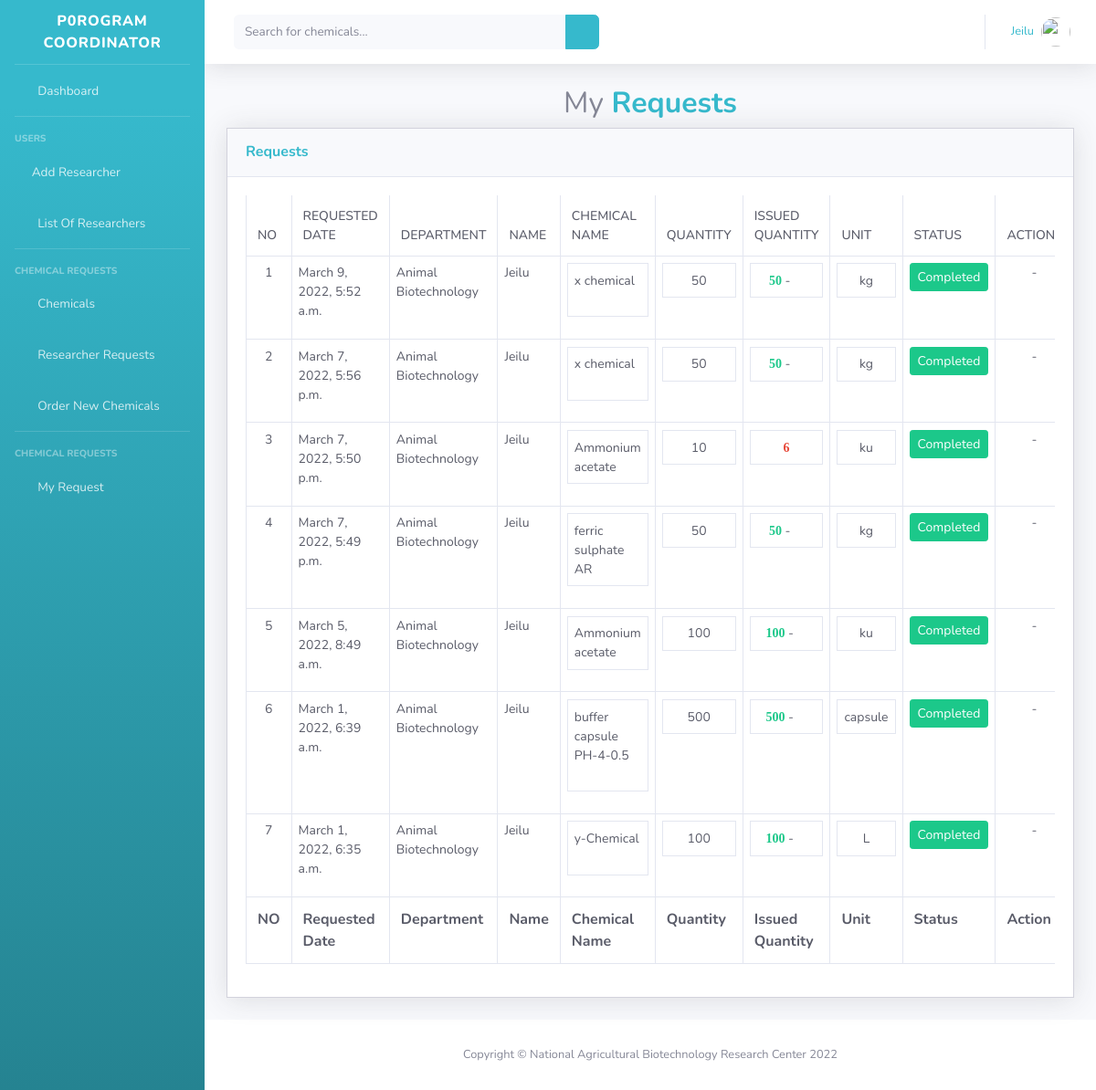
Before: /chemical/myRequest/ (signed in) with the older database file.
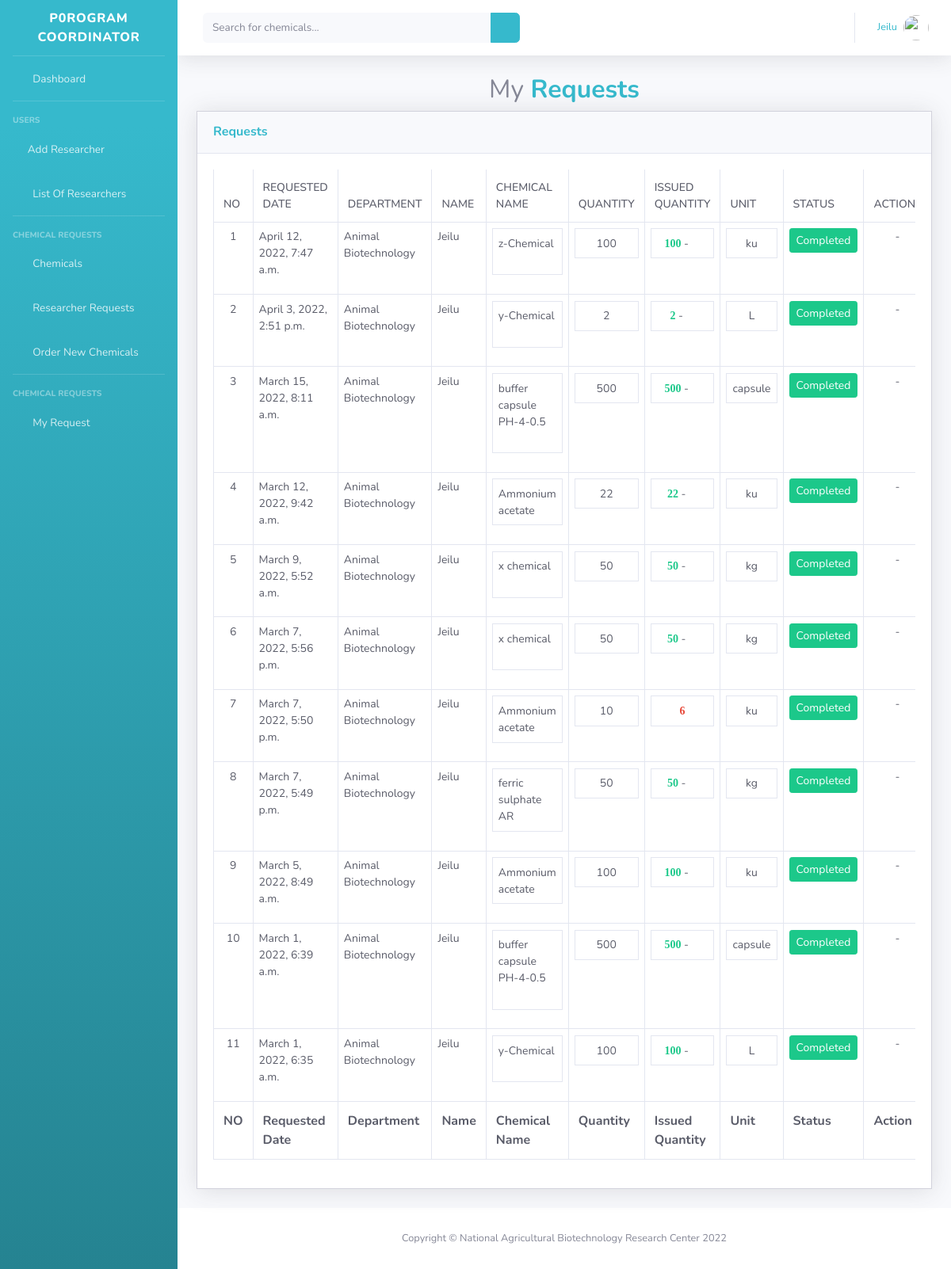
After: the same page with the newer database file.
### chemical/models.py (models this page shows, shortened)
class Request(models.Model):
    user = models.ForeignKey(User,on_delete=models.CASCADE)
    chemicals = models.ManyToManyField(RequestChemical)
    start_date = models.DateTimeField(auto_now_add=True)
    ordered_date = models.DateTimeField(auto_now_add=True)
    requested = models.BooleanField(default=False)
    department = models.CharField(max_length=100, null=True)
    deptRequest = models.BooleanField(default=False)
    confirmed = models.BooleanField(default=False)
    received = models.BooleanField(default=False)
    deny = models.BooleanField(default=False)
    checked = models.BooleanField(default=False)
    pin = models.CharField(max_length=4)
    class Meta:
        ordering = ['-ordered_date' ,'-received']

class RequestChemical(models.Model):
    user = models.ForeignKey(User,on_delete=models.CASCADE)
    requested = models.BooleanField(default=False)
    chemical = models.ForeignKey(Chemical, on_delete=models.CASCADE)
    quantity = models.IntegerField(default=1)
    issuedquantity = models.IntegerField(default=0)
    recieved = models.BooleanField(default=False)

class Chemical(models.Model):
    name = models.CharField(max_length=100)
    quantity = models.IntegerField(default=0)
    unit = models.CharField(max_length=30)
    company = models.CharField(max_length=100)
    description = models.CharField(max_length=100)

### chemical/views.py (the view)
# urls.py: path('myRequest/',myRequest.as_view(), name= "myRequest"),
class myRequest(LoginRequiredMixin,View):
    def get(self, *args, **kwargs):
        request_qs = Request.objects.filter(user=self.request.user, requested=True)
        if request_qs.exists():
            request = request_qs[0]
        else:
            request = []
        context = { 'obj': Request.objects.filter(user=self.request.user,requested=True)}
        return render(self.request, 'my_request.html', context)

### chemical/templatetags/cart_template_tags.py (called while the page is built)
@register.filter
def cart_item_count(user):
    if user.is_authenticated:
        qs = Request.objects.filter(user=user, requested=False)
        if qs.exists():
            return qs[0].chemicals.count()
    return 0

### templates/my_request.html (shortened to what the changed rows need)
{% extends 'main.html'%}
{% block content %}
<div class="container-fluid">
    <div class="text-center">
        <h2>My<strong class="text-info"> Requests</strong> </h2>
      </div>
<div class="card shadow mb-4">
    <div class="card-body">
        <div class="table-responsive">
            <table class="table table-bordered text-gray-800 " id="dataTable" width="100%" cellspacing="0">
                <thead>
                 <tr>
                <th>NO</th>
                <th>Requested Date</th>
                <th>Department</th>
                <th>Name</th>
                <th>Chemical Name</th>
                <th>Quantity</th>
                <th>Issued Quantity</th>
                <th>Unit</th>
                <th>Status</th>
                <th>Action </th>
            </tr>
        </thead>
        <tfoot>
            <tr>
                <th>NO</th>
                <th>Requested Date</th>
                <th>Department</th>
                <th>Name</th>
                <th>Chemical Name</th>
                <th>Quantity</th>
                <th>Issued Quantity</th>
                <th>Unit</th>
                <th>Status</th>
                <th>Action</th>
            </tr>
        </tfoot>
        <tbody>
         {% for requests in obj%}
            <tr >
                <td align="center">{{forloop.counter }}</td>
                <td>{{requests.ordered_date}}</td>
                <td>{{requests.department}}</td>
                <td>{{requests.user.username}}</td>
                <td>
                    <table class="table table-bordered text-gray-800">
                {% for requestedchemical in requests.chemicals.all %}
                    <tr >
                <td>{{requestedchemical.chemical.name}} &nbsp;
                    {%if requestedchemical.recieved == True%}
                    <i class="fas fa-check-circle fa-1x text-success"></i>
                    {%elif requestedchemical.recieved == False %}
                    <i class="fas fa-minus-circle fa-1x text-danger"></i>
                    {%endif%}
                </td>
                    </tr>
                {% endfor %}
                </table>
                </td>
                <td>
                    <table  class="table table-bordered text-gray-800">
                        {% for requestedchemical in requests.chemicals.all %}
                    <tr align="center">
                        <td>{{requestedchemical.quantity}}</td>
                    </tr>
                         {% endfor %}
                    </table>
                </td>
                   <td>
                    <table  class="table table-bordered text-gray-800">
                        {% for requestedchemical in requests.chemicals.all %}
                    <tr align="center">
                        <td>
                            {%if requestedchemical.quantity == requestedchemical.issuedquantity %}
                            <i class="fas fa-success fa-1x text-success">{{requestedchemical.issuedquantity}}</i> - <i class="fas fa-check-circle fa-1x text-success"></i>
                            {%elif requestedchemical.quantity > requestedchemical.issuedquantity %}
                                {% if requestedchemical.issuedquantity == 0 %}
                                {{requestedchemical.issuedquantity}}
                                {%else%}
                                <i class="fas fa-success fa-1x text-danger">{{requestedchemical.issuedquantity}}</i>
                                {%endif%}
                            {%endif%}
                            </td>
                    </tr>
                         {% endfor %}
                    </table>
                </td>
                <td>
                    <table class="table table-bordered text-gray-800" >
                        {% for requestedchemical in requests.chemicals.all %}
                    <tr align="center">
                        <td>{{requestedchemical.chemical.unit}}</td>
                    </tr>
                         {% endfor %}
                    </table>
                </td>
                <td>
                    {% if requests.received  %}
                    <span class="btn btn-success btn-sm">Completed</span> &nbsp;
                    {% elif requests.deny == True %}
                    <span class="btn btn-danger btn-sm">Request Denied</span> &nbsp;
                    {% elif requests.confirmed %}
                    <span class="btn btn-warning btn-sm">Confirmed</span> &nbsp;
                    {% elif requests.confirmed == False %}
                    <span class="btn btn-info btn-sm">Pending</span> &nbsp;
                    {%endif%}
                </td>
                <td align="center">
                    {% if requests.received %}
                    -
                    {% elif requests.received == False %}
                    <a href="{% url 'removeRequest' requests.id %}" >
                   <i class="fas fa-trash fa-1x text-danger"></i>
               </a>
               {%endif%}
                </td>
                </tr>
                {%empty%}
                <tr>
                    <td colspan='5'>You Dont have any requests</td>
                </tr>
            {%endfor%}
        </tbody>
      </table>
    </div>
    </div>
    </div>
    </div>
{% endblock%}

Changed rows visible on the page:
added Request: ordered_date "April 12, 2022, 7:47 a.m.", department "Animal Biotechnology", user.username "Jeilu", received "Completed"
added RequestChemical: chemical.name "z-Chemical", recieved True (drawn), quantity "100", issuedquantity "100", chemical.unit "ku"
added Request: ordered_date "April 3, 2022, 2:51 p.m.", department "Animal Biotechnology", user.username "Jeilu", received "Completed"
added RequestChemical: chemical.name "y-Chemical", recieved True (drawn), quantity "2", issuedquantity "2", chemical.unit "L"
added Request: ordered_date "March 15, 2022, 8:11 a.m.", department "Animal Biotechnology", user.username "Jeilu", received "Completed"
added RequestChemical: chemical.name "buffer capsule PH-4-0.5", recieved True (drawn), quantity "500", issuedquantity "500", chemical.unit "capsule"
added Request: ordered_date "March 12, 2022, 9:42 a.m.", department "Animal Biotechnology", user.username "Jeilu", received "Completed"
added RequestChemical: chemical.name "Ammonium acetate", recieved True (drawn), quantity "22", issuedquantity "22", chemical.unit "ku"
